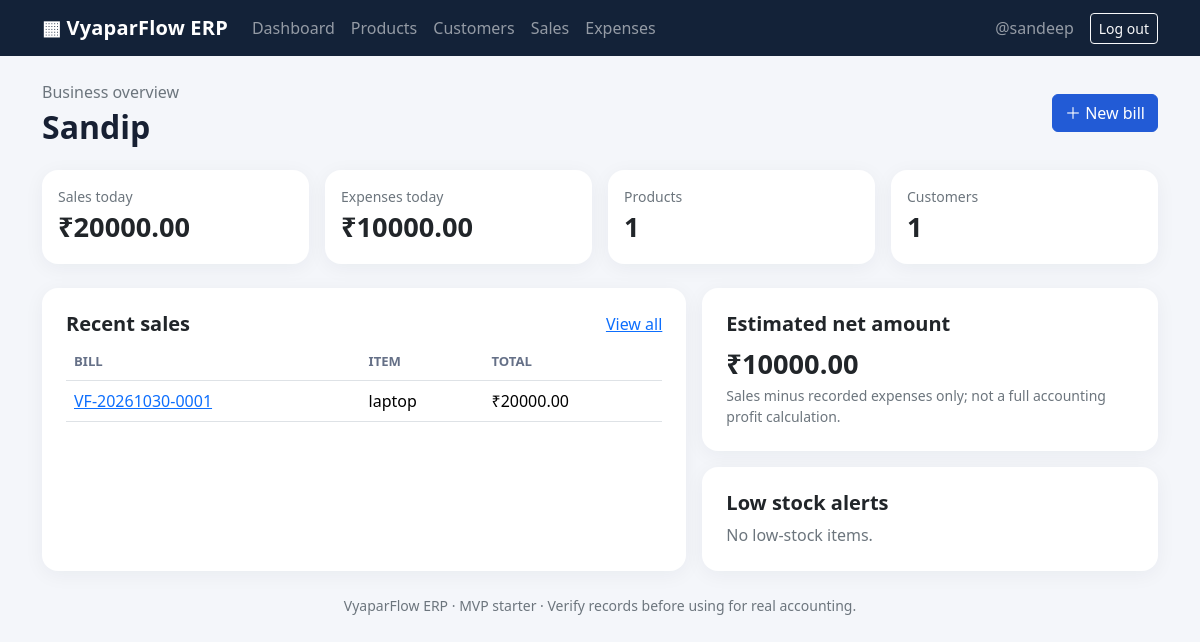
The app's page /dashboard/ (signed in) with its own data.
### core/models.py (models this page shows, shortened)
class Shop(models.Model):
    owner = models.OneToOneField(User, on_delete=models.CASCADE, related_name="shop")
    name = models.CharField(max_length=150)
    phone = models.CharField(max_length=20, blank=True)
    address = models.TextField(blank=True)
    created_at = models.DateTimeField(auto_now_add=True)

class Sale(models.Model):
    shop = models.ForeignKey(Shop, on_delete=models.CASCADE, related_name="sales")
    customer = models.ForeignKey(Customer, on_delete=models.PROTECT, null=True, blank=True)
    product = models.ForeignKey(Product, on_delete=models.PROTECT)
    bill_number = models.CharField(max_length=50)
    quantity = models.DecimalField(max_digits=12, decimal_places=3, validators=[MinValueValidator(Decimal("0.001"))])
    unit_price = models.DecimalField(max_digits=12, decimal_places=2, validators=[MinValueValidator(Decimal("0"))])
    total_amount = models.DecimalField(max_digits=12, decimal_places=2, default=0)
    paid_amount = models.DecimalField(max_digits=12, decimal_places=2, default=0, validators=[MinValueValidator(Decimal("0"))])
    sale_date = models.DateTimeField(auto_now_add=True)
    class Meta:
        ordering = ["-sale_date"]
        constraints = [models.UniqueConstraint(fields=["shop", "bill_number"], name="unique_bill_number_per_shop")]

class Product(models.Model):
    shop = models.ForeignKey(Shop, on_delete=models.CASCADE, related_name="products")
    name = models.CharField(max_length=150)
    sku = models.CharField(max_length=50, blank=True)
    purchase_price = models.DecimalField(max_digits=12, decimal_places=2, default=0, validators=[MinValueValidator(Decimal("0"))])
    selling_price = models.DecimalField(max_digits=12, decimal_places=2, validators=[MinValueValidator(Decimal("0"))])
    stock_quantity = models.DecimalField(max_digits=12, decimal_places=3, default=0, validators=[MinValueValidator(Decimal("0"))])
    low_stock_limit = models.DecimalField(max_digits=12, decimal_places=3, default=5, validators=[MinValueValidator(Decimal("0"))])
    created_at = models.DateTimeField(auto_now_add=True)
    class Meta:
        ordering = ["name"]

### core/views.py (the view)
# urls.py: path("dashboard/", views.dashboard, name="dashboard"),
@login_required
def dashboard(request):
    shop = get_shop(request.user)
    if not shop:
        messages.error(request, "Your shop profile is missing. Please register again or contact the administrator.")
        return redirect("logout")
    today = timezone.localdate()
    sales_today = Sale.objects.filter(shop=shop, sale_date__date=today).aggregate(total=Sum("total_amount"))["total"] or Decimal("0")
    expenses_today = Expense.objects.filter(shop=shop, expense_date=today).aggregate(total=Sum("amount"))["total"] or Decimal("0")
    all_sales = Sale.objects.filter(shop=shop).aggregate(total=Sum("total_amount"))["total"] or Decimal("0")
    all_expenses = Expense.objects.filter(shop=shop).aggregate(total=Sum("amount"))["total"] or Decimal("0")
    context = {
        "shop": shop,
        "product_count": Product.objects.filter(shop=shop).count(),
        "customer_count": Customer.objects.filter(shop=shop).count(),
        "sales_today": sales_today,
        "expenses_today": expenses_today,
        "estimated_profit": all_sales - all_expenses,
        "low_stock": Product.objects.filter(shop=shop, stock_quantity__lte=F("low_stock_limit")).order_by("stock_quantity")[:5],
        "recent_sales": Sale.objects.filter(shop=shop).select_related("product", "customer")[:5],
    }
    return render(request, "dashboard.html", context)

### core/views.py (called while the page is built)
def get_shop(user):
    return Shop.objects.filter(owner=user).first()

### templates/dashboard.html
{% extends "base.html" %}{% block title %}Dashboard · VyaparFlow{% endblock %}{% block content %}
<div class="d-flex flex-wrap justify-content-between align-items-center mb-4"><div><p class="text-secondary mb-1">Business overview</p><h1 class="page-title h2 mb-0">{{ shop.name }}</h1></div><a class="btn btn-primary mt-3 mt-md-0" href="{% url 'new_sale' %}">＋ New bill</a></div>
<div class="row g-3 mb-4">
<div class="col-6 col-lg-3"><div class="card p-3"><div class="text-secondary small">Sales today</div><div class="metric">₹{{ sales_today|floatformat:2 }}</div></div></div>
<div class="col-6 col-lg-3"><div class="card p-3"><div class="text-secondary small">Expenses today</div><div class="metric">₹{{ expenses_today|floatformat:2 }}</div></div></div>
<div class="col-6 col-lg-3"><div class="card p-3"><div class="text-secondary small">Products</div><div class="metric">{{ product_count }}</div></div></div>
<div class="col-6 col-lg-3"><div class="card p-3"><div class="text-secondary small">Customers</div><div class="metric">{{ customer_count }}</div></div></div></div>
<div class="row g-3"><div class="col-lg-7"><div class="card p-4 h-100"><div class="d-flex justify-content-between"><h2 class="h5 fw-bold">Recent sales</h2><a href="{% url 'sales' %}">View all</a></div>
{% if recent_sales %}<div class="table-responsive"><table class="table align-middle"><thead><tr><th>Bill</th><th>Item</th><th>Total</th></tr></thead><tbody>{% for sale in recent_sales %}<tr><td><a href="{% url 'sale_detail' sale.id %}">{{ sale.bill_number }}</a></td><td>{{ sale.product.name }}</td><td>₹{{ sale.total_amount|floatformat:2 }}</td></tr>{% endfor %}</tbody></table></div>{% else %}<p class="text-secondary">No sales yet. Create your first bill.</p>{% endif %}</div></div>
<div class="col-lg-5"><div class="card p-4 mb-3"><h2 class="h5 fw-bold">Estimated net amount</h2><div class="metric">₹{{ estimated_profit|floatformat:2 }}</div><p class="text-secondary small mb-0">Sales minus recorded expenses only; not a full accounting profit calculation.</p></div>
<div class="card p-4"><h2 class="h5 fw-bold">Low stock alerts</h2>{% if low_stock %}<ul class="list-group list-group-flush">{% for p in low_stock %}<li class="list-group-item px-0 d-flex justify-content-between"><span>{{ p.name }}</span><span class="badge text-bg-warning">{{ p.stock_quantity }}</span></li>{% endfor %}</ul>{% else %}<p class="text-secondary mb-0">No low-stock items.</p>{% endif %}</div></div></div>{% endblock %}

### templates/base.html (shortened to what this page needs)
<!doctype html>
<html lang="en">
<head>
  <link href="https://cdn.jsdelivr.net/npm/bootstrap@5.3.3/dist/css/bootstrap.min.css" rel="stylesheet">
</head>
<body>
<nav class="navbar navbar-expand-lg navbar-dark">
 <div class="container">
  <a class="navbar-brand" href="{% if user.is_authenticated %}{% url 'dashboard' %}{% else %}{% url 'home' %}{% endif %}">▦ VyaparFlow ERP</a>
  <div id="nav" class="collapse navbar-collapse">
   {% if user.is_authenticated %}
   <div class="navbar-nav me-auto">
    <a class="nav-link" href="{% url 'dashboard' %}">Dashboard</a><a class="nav-link" href="{% url 'products' %}">Products</a>
    <a class="nav-link" href="{% url 'customers' %}">Customers</a><a class="nav-link" href="{% url 'sales' %}">Sales</a><a class="nav-link" href="{% url 'expenses' %}">Expenses</a>
   </div>
   <span class="navbar-text me-3">{{ user.username }}</span>
   <form method="post" action="{% url 'logout' %}">{% csrf_token %}<button class="btn btn-outline-light btn-sm">Log out</button></form>
   {% else %}<div class="navbar-nav ms-auto"><a class="nav-link" href="{% url 'login' %}">Login</a><a class="nav-link" href="{% url 'register' %}">Create account</a></div>{% endif %}
  </div>
 </div>
</nav>
<main class="container py-4">
 {% block content %}{% endblock %}
 <footer class="text-center text-secondary small py-4">VyaparFlow ERP · MVP starter · Verify records before using for real accounting.</footer>
</main>
</body></html>

### templates/base.html (style rules this page uses)
body { background:#f4f6fa;color:#172033 }
.navbar { background:#132238 }
.navbar-brand { font-weight:800;letter-spacing:.2px }
.card { border:0;border-radius:16px;box-shadow:0 4px 20px rgba(23,32,51,.05) }
.metric { font-size:1.7rem;font-weight:800 }
.btn-primary { background:#225bd6;border-color:#225bd6 }
.table thead th { color:#657087;font-size:.82rem;text-transform:uppercase }
.page-title { font-weight:800 }

### records on screen
Shop: name "Sandip"
Sale: bill_number "VF-20261030-0001", product.name "laptop", total_amount "20000.00"

### other values on screen
{{ user.username }} "@sandeep"
{{ sales_today|floatformat:2 }} "20000.00"
{{ expenses_today|floatformat:2 }} "10000.00"
{{ product_count }} "1"
{{ customer_count }} "1"
{{ estimated_profit|floatformat:2 }} "10000.00"
